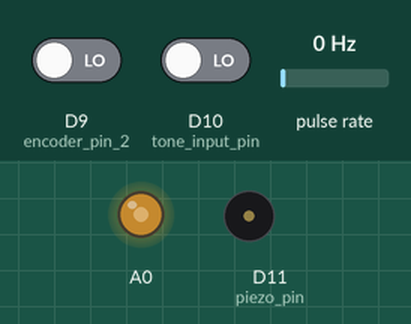
The sketch below on a simulated Arduino Zero (SAMD21). On the bench: output pins drawn as LEDs (lit = HIGH), buzzer (waves = sounding). Wiring (inferred from the names in the program): pulse sensor: data D8. Dashed ring = blinking. The inputs (shaded band) are chosen by the test bench; at power-on: pulse rate 0 Hz, D10 (tone_input_pin) LOW, D9 (encoder_pin_2) LOW.

Above: at 1.2 s.
1.3 s: pulse rate (sensor on D8) set to 4 Hz
At 1.68 s:
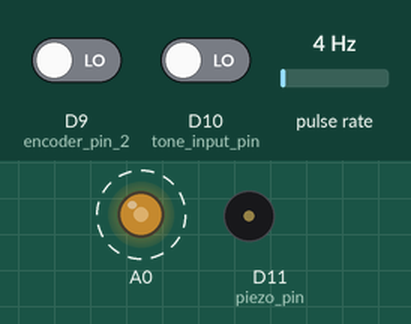
4.3 s: D10 (tone_input_pin) driven HIGH
At 6.35 s:
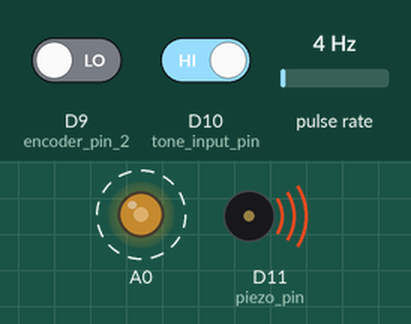
7.3 s: pulse rate (sensor on D8) set to 50 Hz
At 8.35 s:
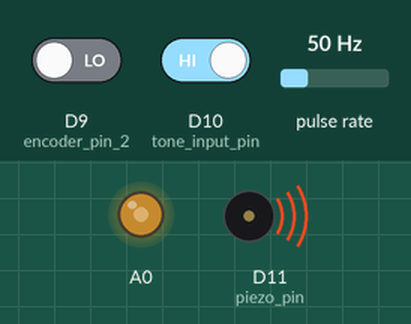
10.3 s: D9 (encoder_pin_2) driven HIGH
13.3 s: D9 (encoder_pin_2) driven LOW
16.3 s: D10 (tone_input_pin) driven LOW
At 16.3 s:
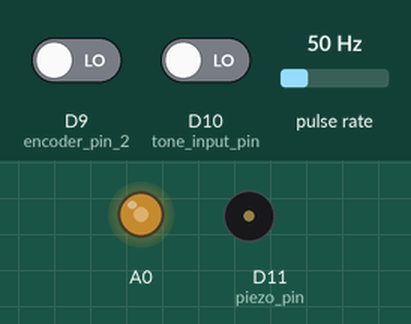
Timing chart, 0 to 18.8 s (numbered marks = the images above; inputs shaded):
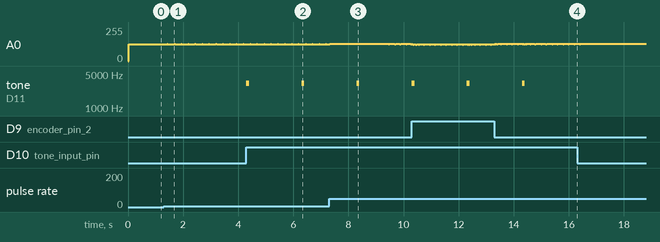

Measured:
- after the input at 1.3 s, A0: alternates 129/255 for 0.02 s and 127/255 for 0.22 s, starting after 0.13 s
- after the input at 4.3 s, tone on D11 (piezo_pin): alternates 3200 Hz for 0.10 s and silent for 1.9 s, starting at once
- after the input at 16.3 s, tone on D11 (piezo_pin): stops changing and stays silent

The sketch:

Arduino_R4_Speed_Tone.ino
```cpp
// Wheel Settings

int encoder_pin_1 = 8;
int encoder_pin_2 = 9;

long encoder_previous_position = 0;
volatile long encoder_current_position = 0;

unsigned long speed_last_read = millis();
const unsigned long speed_bin_ms = 20;

const float wheel_diameter_cm = 20.0;
const float wheel_circumference_cm = 3.14159265 * wheel_diameter_cm;
const float counts_per_rev = 1024.0;   // because your encoder is 1024 PPR
const float dt_s = speed_bin_ms / 1000.0;
float max_signed_speed_cm_s = 200.0;

int speed = 0;


// Tone Settings
unsigned long tone_played_prev_millis = millis();
unsigned long tone_played_current_millis = millis();

int tone_state = 0;
unsigned long tone_started_current_millis = millis();
int tone_duration = 100;

unsigned long tone_refractory_period = 2000;

int tone_input_pin = 10;
int piezo_pin = 11;


void setup() {
  Serial.begin (9600);
  pinMode(encoder_pin_1, INPUT);
  pinMode(encoder_pin_2, INPUT);
  pinMode(tone_input_pin, INPUT);
  pinMode(piezo_pin, OUTPUT);

  attachInterrupt(digitalPinToInterrupt(encoder_pin_1), update_encoder, RISING);
  analogWriteResolution(12);
}


void loop() {
  update_speed();
  update_tone();

  }


void update_encoder() {
  if  (digitalRead(encoder_pin_2)==LOW) {encoder_current_position++;}
  else {encoder_current_position--;}
}


void update_speed(){

  unsigned long now = millis();

  if (now - speed_last_read >= speed_bin_ms) {
      speed_last_read = now;

      // Get Current Encoder Position
      long pos;
      noInterrupts();
      pos = encoder_current_position;
      interrupts();

      // Get Change in Encoder Counts
      long delta_counts = pos - encoder_previous_position;
      encoder_previous_position = pos;

      // Convert This into cm / s
      float speed_cm_s = (delta_counts * wheel_circumference_cm) / (counts_per_rev * dt_s);

      // Convert This Into A Voltage
      int dac_value = 2048 + (int)(speed_cm_s * 2047.0 / max_signed_speed_cm_s);

      // Clamp To Range
      if (dac_value < 0) dac_value = 0;
      if (dac_value > 4095) dac_value = 4095;

      // Write To Analog Voltage
      analogWrite(A0, dac_value);
      //Serial.println(dac_value);
      }
  }


void update_tone(){

  // Check To See If We Are Playing A New Tone
  if (tone_state==0){

       // Leave it a period of 2s before we even start monitoring for tones again, incase the pulse is still high
      tone_played_current_millis = millis();
      if (tone_played_current_millis - tone_played_prev_millis >= tone_refractory_period) {


          if (digitalRead(tone_input_pin)==HIGH){
              tone_played_prev_millis = tone_played_current_millis;
              tone(piezo_pin, 3200);
              tone_state = 1;
              }

    }
  }

    // If We Are Already Playing A Tone - See If The Tone Duration has Elapse, if So Stop the Tone
    if (tone_state==1){
        tone_started_current_millis = millis();
        if (tone_started_current_millis - tone_played_prev_millis >= tone_duration){
            noTone(piezo_pin);
            tone_state = 0;
            }
        }
}
```
